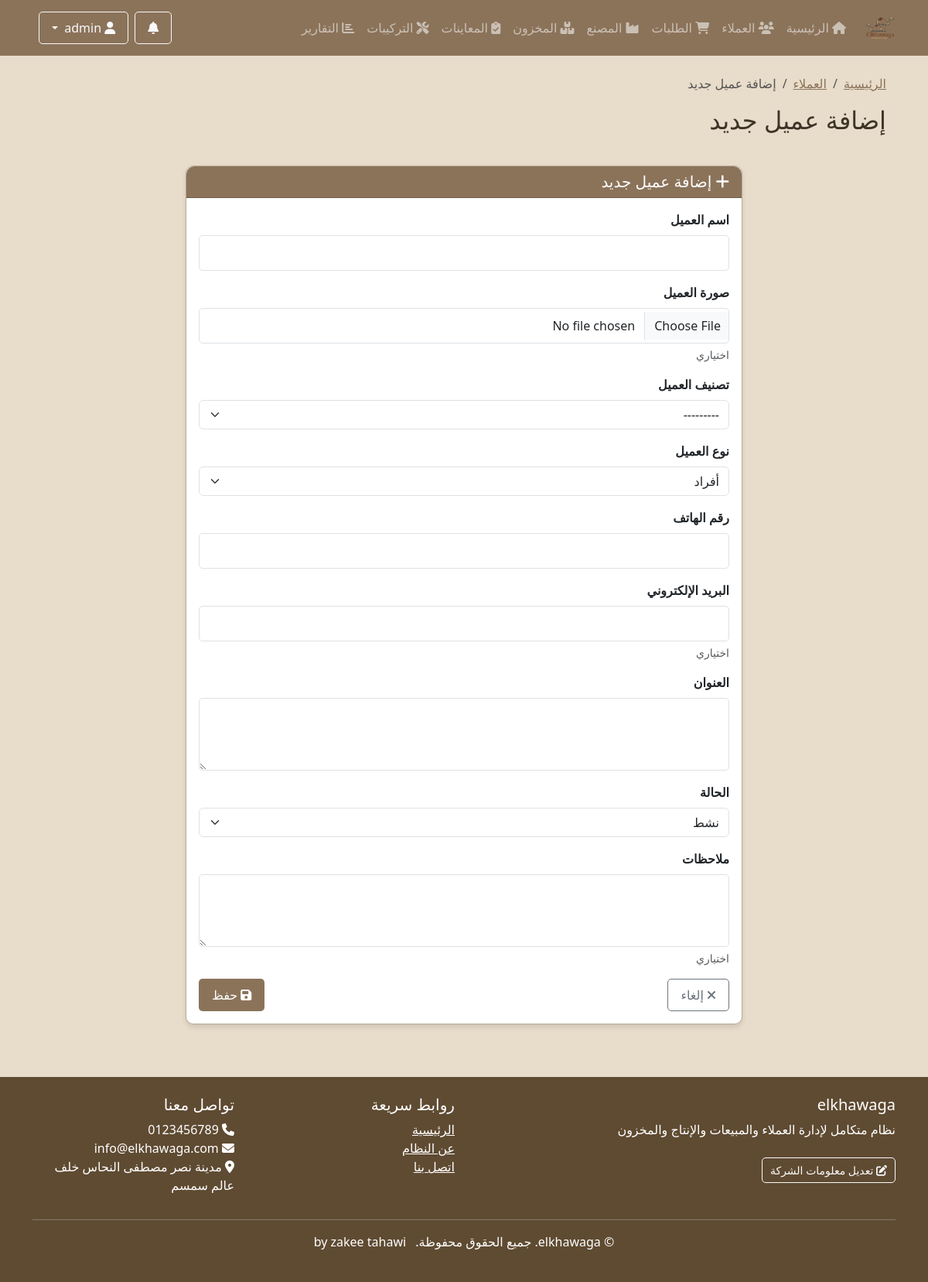
Screenshot of /customers/create/ (signed in) with the database file from the repository.
### accounts/models.py (models this page shows, shortened)
class Department(models.Model):
    name = models.CharField(_('اسم القسم'), max_length=100)
    code = models.CharField(_('كود القسم'), max_length=20, unique=True)
    description = models.TextField(_('الوصف'), blank=True)
    icon = models.CharField(_('أيقونة'), max_length=50, default='fas fa-building')
    url_name = models.CharField(_('اسم URL'), max_length=100, help_text=_('اسم URL للقسم في نظام التوجيه'))
    is_active = models.BooleanField(_('نشط'), default=True)
    order = models.PositiveIntegerField(_('الترتيب'), default=0)
    class Meta:
        verbose_name = _('قسم')
        verbose_name_plural = _('الأقسام')
        ordering = ['order', 'name']

class CompanyInfo(models.Model):
    name = models.CharField(_('اسم الشركة'), max_length=255)
    logo = models.ImageField(_('شعار الشركة'), upload_to='company/', null=True, blank=True)
    description = models.TextField(_('وصف الشركة'), blank=True, default="نظام متكامل لإدارة العملاء والمبيعات والإنتاج والمخزون")
    address = models.TextField(_('العنوان'))
    phone = models.CharField(_('رقم الهاتف'), max_length=20)
    email = models.EmailField(_('البريد الإلكتروني'))
    website = models.URLField(_('الموقع الإلكتروني'), blank=True)
    tax_number = models.CharField(_('الرقم الضريبي'), max_length=50, blank=True)
    commercial_register = models.CharField(_('السجل التجاري'), max_length=50, blank=True)
    facebook = models.URLField(_('فيسبوك'), blank=True)
    twitter = models.URLField(_('تويتر'), blank=True)
    instagram = models.URLField(_('انستغرام'), blank=True)
    linkedin = models.URLField(_('لينكد إن'), blank=True)
    about = models.TextField(_('نبذة عن الشركة'), blank=True)
    vision = models.TextField(_('رؤية الشركة'), blank=True)
    mission = models.TextField(_('رسالة الشركة'), blank=True)
    primary_color = models.CharField(_('اللون الرئيسي'), max_length=7, default='#007bff')
    secondary_color = models.CharField(_('اللون الثانوي'), max_length=7, default='#6c757d')
    accent_color = models.CharField(_('لون التمييز'), max_length=7, default='#28a745')
    class Meta:
        verbose_name = _('معلومات الشركة')
        verbose_name_plural = _('معلومات الشركة')

### customers/views.py (the view)
# urls.py: path('create/', views.customer_create, name='customer_create'),
@login_required
def customer_create(request):
    if not request.user.branch:
        messages.error(request, 'لا يمكنك إضافة عميل لأنك غير مرتبط بفرع. يرجى التواصل مع مدير النظام.')
        return redirect('customers:customer_list')
    if request.method == 'POST':
        form = CustomerForm(request.POST, request.FILES)
        if form.is_valid():
            try:
                customer = form.save(commit=False)
                customer.created_by = request.user
                customer.branch = request.user.branch
                customer.save()
                messages.success(request, 'تم إضافة العميل بنجاح.')
                return redirect('customers:customer_detail', pk=customer.pk)
            except Exception as e:
                messages.error(request, f'حدث خطأ أثناء إضافة العميل: {str(e)}')
    else:
        form = CustomerForm(initial={'branch': request.user.branch})
    context = {
        'form': form,
        'title': 'إضافة عميل جديد',
    }
    return render(request, 'customers/customer_form.html', context)

### templates/customers/customer_form.html (shortened to what this page needs)
{% extends 'base.html' %}
{% block content %}
<div class="container">
    <div class="row mb-4">
        <div class="col-md-8">
            <nav aria-label="breadcrumb">
                <ol class="breadcrumb">
                    <li class="breadcrumb-item"><a href="{% url 'home' %}" style="color: var(--primary);">الرئيسية</a></li>
                    <li class="breadcrumb-item"><a href="{% url 'customers:customer_list' %}" style="color: var(--primary);">العملاء</a></li>
                    <li class="breadcrumb-item active" aria-current="page">{{ title }}</li>
                </ol>
            </nav>
            <h2 class="mb-3">{{ title }}</h2>
        </div>
    </div>
    <div class="row">
        <div class="col-md-8 mx-auto">
            <div class="card" style="border-color: var(--neutral);">
                <div class="card-header" style="background-color: var(--primary); color: white;">
                    <h5 class="mb-0">
                        {% if customer %}
                        <i class="fas fa-edit"></i> تعديل بيانات العميل
                        {% else %}
                        <i class="fas fa-plus"></i> إضافة عميل جديد
                        {% endif %}
                    </h5>
                </div>
                <div class="card-body">
                    <form method="post" enctype="multipart/form-data">
                        <div class="mb-3">
                            <label for="{{ form.name.id_for_label }}" class="form-label">{{ form.name.label }}</label>
                            {{ form.name }}
                        </div>
                        <div class="mb-3">
                            <label for="{{ form.image.id_for_label }}" class="form-label">{{ form.image.label }}</label>
                            {{ form.image }}
                            <div class="form-text">اختياري</div>
                        </div>
                        <div class="mb-3">
                            <label for="{{ form.category.id_for_label }}" class="form-label">{{ form.category.label }}</label>
                            {{ form.category }}
                        </div>
                        <div class="mb-3">
                            <label for="{{ form.customer_type.id_for_label }}" class="form-label">{{ form.customer_type.label }}</label>
                            {{ form.customer_type }}
                        </div>
                        <div class="mb-3">
                            <label for="{{ form.phone.id_for_label }}" class="form-label">{{ form.phone.label }}</label>
                            {{ form.phone }}
                        </div>
                        <div class="mb-3">
                            <label for="{{ form.email.id_for_label }}" class="form-label">{{ form.email.label }}</label>
                            {{ form.email }}
                            <div class="form-text">اختياري</div>
                        </div>
                        <div class="mb-3">
                            <label for="{{ form.address.id_for_label }}" class="form-label">{{ form.address.label }}</label>
                            {{ form.address }}
                        </div>
                        <div class="mb-3">
                            <label for="{{ form.status.id_for_label }}" class="form-label">{{ form.status.label }}</label>
                            {{ form.status }}
                        </div>
                        <div class="mb-3">
                            <label for="{{ form.notes.id_for_label }}" class="form-label">{{ form.notes.label }}</label>
                            {{ form.notes }}
                            <div class="form-text">اختياري</div>
                        </div>
                        <div class="d-flex justify-content-between">
                            <a href="{% if customer %}{% url 'customers:customer_detail' customer.pk %}{% else %}{% url 'customers:customer_list' %}{% endif %}" class="btn btn-outline-secondary">
                                <i class="fas fa-times"></i> إلغاء
                            </a>
                            <button type="submit" class="btn" style="background-color: var(--primary); color: white;">
                                <i class="fas fa-save"></i> حفظ
                            </button>
                        </div>
                    </form>
                </div>
            </div>
        </div>
    </div>
</div>
{% endblock %}

### templates/base.html (shortened to what this page needs)
<!DOCTYPE html>
{% load static %}
<html lang="ar" dir="rtl">
<head>
    <link rel="stylesheet" href="https://cdn.jsdelivr.net/npm/bootstrap@5.3.2/dist/css/bootstrap.rtl.min.css">
    <link rel="stylesheet" href="https://cdnjs.cloudflare.com/ajax/libs/font-awesome/6.5.1/css/all.min.css">
    <link rel="stylesheet" href="{% static 'css/style.css' %}">
</head>
<body>
    <nav class="navbar navbar-expand-lg navbar-dark bg-primary">
        <div class="container">
            <a class="navbar-brand" href="{% url 'home' %}">
                <div class="d-flex align-items-center">
                    <img src="{% static 'img/logo.png' %}" alt="شعار النظام" class="logo-img" style="width: 40px; height: 40px;">
                </div>
            </a>
            <div class="collapse navbar-collapse" id="navbarNav">
                <ul class="navbar-nav me-auto mb-2 mb-lg-0">
                    <li class="nav-item">
                        <a class="nav-link" href="{% url 'home' %}"><i class="fas fa-home"></i> الرئيسية</a>
                    </li>
                    {% if user.is_superuser %}
                        {% for dept in all_departments %}
                            {% if dept.code == 'factory' %}
                                <li class="nav-item">
                                    <a class="nav-link" href="{% url dept.url_name %}">
                                        <i class="{{ dept.icon }}"></i> {{ dept.name }}
                                    </a>
                                </li>
                            {% else %}
                                <li class="nav-item">
                                    <a class="nav-link" href="{% url dept.url_name %}">
                                        <i class="{{ dept.icon }}"></i> {{ dept.name }}
                                    </a>
                                </li>
                            {% endif %}
                        {% endfor %}
                    {% endif %}
                </ul>
                <div class="d-flex align-items-center">
                    {% if user.is_authenticated %}
                    <div class="dropdown me-2">
                        <button class="btn btn-outline-light position-relative" type="button" id="notificationsDropdown" data-bs-toggle="dropdown">
                            <i class="fas fa-bell"></i>
                        </button>
                    </div>
                    <div class="dropdown me-2">
                        <button class="btn btn-outline-light dropdown-toggle" type="button" id="userDropdown" data-bs-toggle="dropdown">
                            <i class="fas fa-user"></i> {{ user.get_full_name|default:user.username }}
                        </button>
                    </div>
                    {% else %}
                    <a href="{% url 'accounts:login' %}" class="btn btn-outline-light"><i class="fas fa-sign-in-alt"></i> تسجيل الدخول</a>
                    {% endif %}
                </div>
            </div>
        </div>
    </nav>
    <main class="container mt-4">
        {% block content %}{% endblock %}
    </main>
    <footer class="text-white mt-5 py-4" style="background-color: var(--accent);">
        <div class="container">
            <div class="row">
                <div class="col-md-6">
                    <h5>{{ company_info.name|default:"نظام الخواجه لإدارة العملاء" }}</h5>
                    <p>{{ company_info.description|default:"نظام متكامل لإدارة العملاء والمبيعات والإنتاج والمخزون" }}</p>
                    {% if user.is_staff %}
                    <a href="{% url 'accounts:company_info' %}" class="btn btn-sm btn-outline-light mt-2">
                        <i class="fas fa-edit"></i> تعديل معلومات الشركة
                    </a>
                    {% endif %}
                </div>
                <div class="col-md-3">
                    <h5>روابط سريعة</h5>
                    <ul class="list-unstyled">
                        <li><a href="{% url 'home' %}" class="text-white">الرئيسية</a></li>
                        <li><a href="{% url 'about' %}" class="text-white">عن النظام</a></li>
                        <li><a href="{% url 'contact' %}" class="text-white">اتصل بنا</a></li>
                    </ul>
                </div>
                <div class="col-md-3">
                    <h5>تواصل معنا</h5>
                    <ul class="list-unstyled">
                        <li><i class="fas fa-phone"></i> {{ company_info.phone|default:"+20 123 456 7890" }}</li>
                        <li><i class="fas fa-envelope"></i> {{ company_info.email|default:"info@elkhawaga.com" }}</li>
                        {% if company_info.address %}
                        <li><i class="fas fa-map-marker-alt"></i> {{ company_info.address }}</li>
                        {% endif %}
                    </ul>
                </div>
            </div>
            <hr>
            <div class="text-center">
                <p>&copy; {{ current_year }} {{ company_info.name|default:"نظام الخواجه" }}. جميع الحقوق محفوظة. <span class="ms-2">by zakee tahawi</span></p>
            </div>
        </div>
    </footer>
</body>
</html>

### rows the page displays
Department: name "العملاء"
Department: name "الطلبات"
Department: name "المصنع"
Department: name "المخزون"
Department: name "المعاينات"
Department: name "التركيبات"
Department: name "التقارير"
CompanyInfo: name "elkhawaga", description "نظام متكامل لإدارة العملاء والمبيعات والإنتاج والمخزون", phone "0123456789", email "info@elkhawaga.com", address "مدينة نصر مصطفى النحاس خلف عالم سمسم"

### other values shown
{{ title }} "إضافة عميل جديد"
